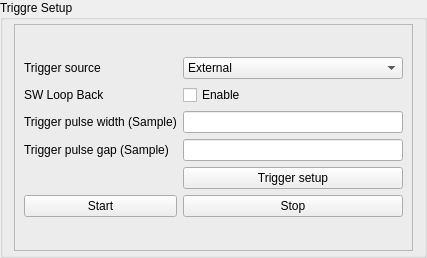
         <widget class="QGroupBox" name="groupBox_ddr_status_15">
          <property name="geometry">
           <rect>
            <x>1023</x>
            <y>320</y>
            <width>427</width>
            <height>258</height>
           </rect>
          </property>
          <property name="title">
           <string>Triggre Setup</string>
          </property>
          <layout class="QHBoxLayout" name="horizontalLayout_76">
           <property name="spacing">
            <number>4</number>
           </property>
           <property name="topMargin">
            <number>4</number>
           </property>
           <property name="bottomMargin">
            <number>4</number>
           </property>
           <item>
            <widget class="QFrame" name="frame_38">
             <property name="frameShape">
              <enum>QFrame::Shape::StyledPanel</enum>
             </property>
             <property name="frameShadow">
              <enum>QFrame::Shadow::Raised</enum>
             </property>
             <layout class="QVBoxLayout" name="verticalLayout_47">
              <property name="topMargin">
               <number>4</number>
              </property>
              <property name="bottomMargin">
               <number>4</number>
              </property>
              <item>
               <layout class="QGridLayout" name="gridLayout_67">
                <item row="4" column="3">
                 <widget class="QPushButton" name="pushButton_152">
                  <property name="text">
                   <string>Trigger setup</string>
                  </property>
                 </widget>
                </item>
                <item row="0" column="0">
                 <widget class="QLabel" name="label_trigger_source_9">
                  <property name="text">
                   <string>Trigger source</string>
                  </property>
                 </widget>
                </item>
                <item row="1" column="0">
                 <widget class="QLabel" name="label_loop_back_enable_9">
                  <property name="text">
                   <string>SW Loop Back</string>
                  </property>
                 </widget>
                </item>
                <item row="1" column="3">
                 <widget class="QCheckBox" name="checkBox_24">
                  <property name="text">
                   <string>Enable</string>
                  </property>
                 </widget>
                </item>
                <item row="2" column="3">
                 <widget class="QLineEdit" name="lineEdit_trigger_pulse_width_9"/>
                </item>
                <item row="6" column="0">
                 <widget class="QPushButton" name="pushButton_153">
                  <property name="text">
                   <string>Start</string>
                  </property>
                 </widget>
                </item>
                <item row="0" column="3">
                 <widget class="QComboBox" name="comboBox_trigger_source_9">
                  <item>
                   <property name="text">
                    <string>External</string>
                   </property>
                  </item>
                  <item>
                   <property name="text">
                    <string>Internal</string>
                   </property>
                  </item>
                 </widget>
                </item>
                <item row="6" column="3">
                 <widget class="QPushButton" name="pushButton_154">
                  <property name="text">
                   <string>Stop</string>
                  </property>
                 </widget>
                </item>
                <item row="3" column="0">
                 <widget class="QLabel" name="label_90">
                  <property name="text">
                   <string>Trigger pulse gap (Sample)</string>
                  </property>
                 </widget>
                </item>
                <item row="2" column="0">
                 <widget class="QLabel" name="label_trigger_pulse_width_sample_9">
                  <property name="text">
                   <string>Trigger pulse width (Sample)</string>
                  </property>
                 </widget>
                </item>
                <item row="3" column="3">
                 <widget class="QLineEdit" name="lineEdit_35"/>
                </item>
               </layout>
              </item>
             </layout>
            </widget>
           </item>
          </layout>
         </widget>
